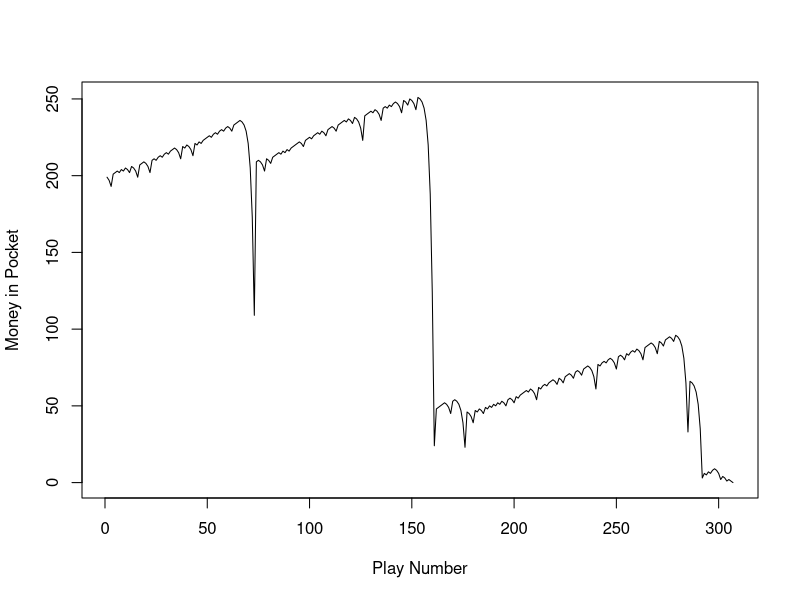
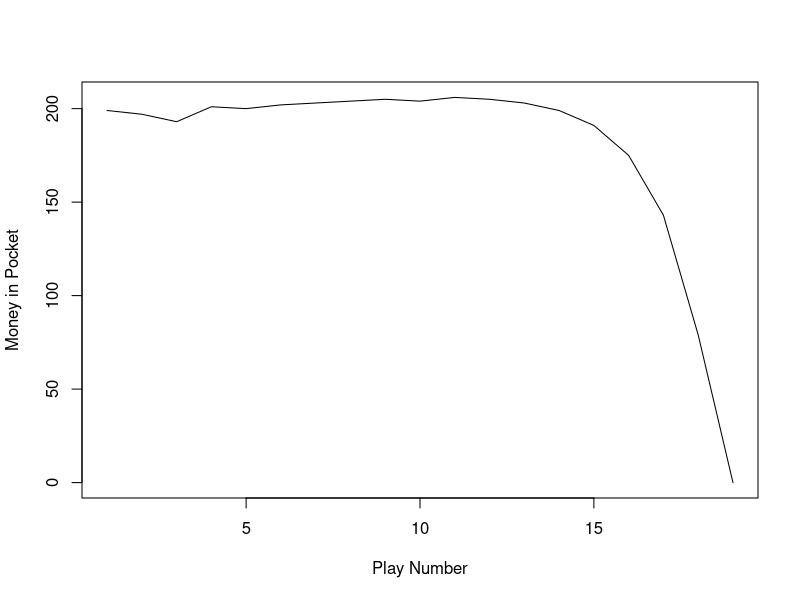
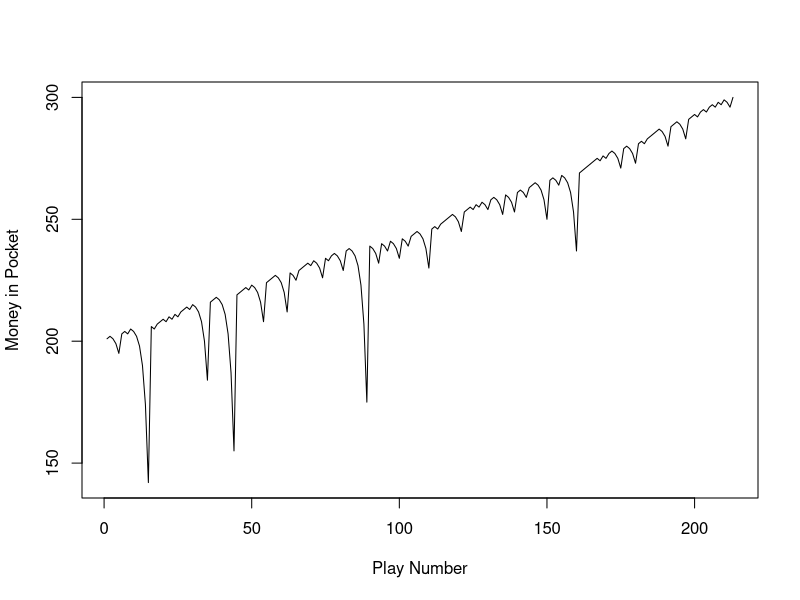
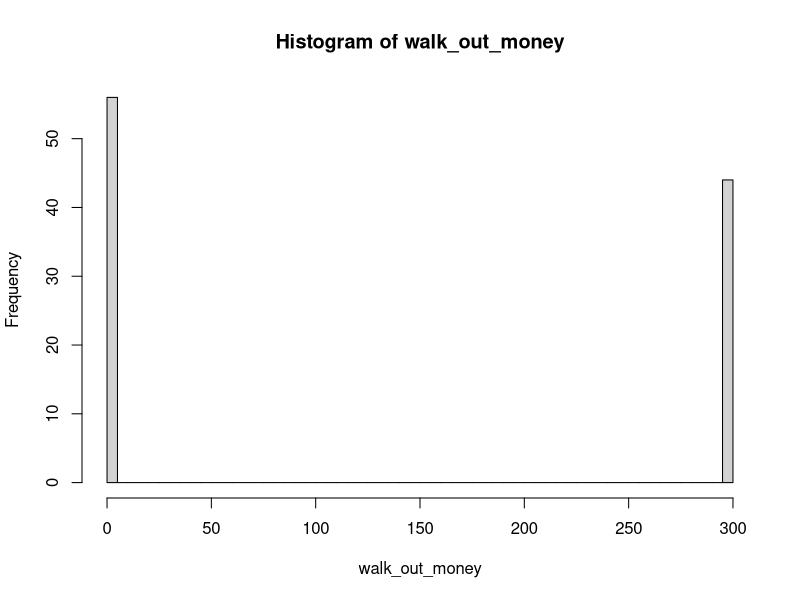
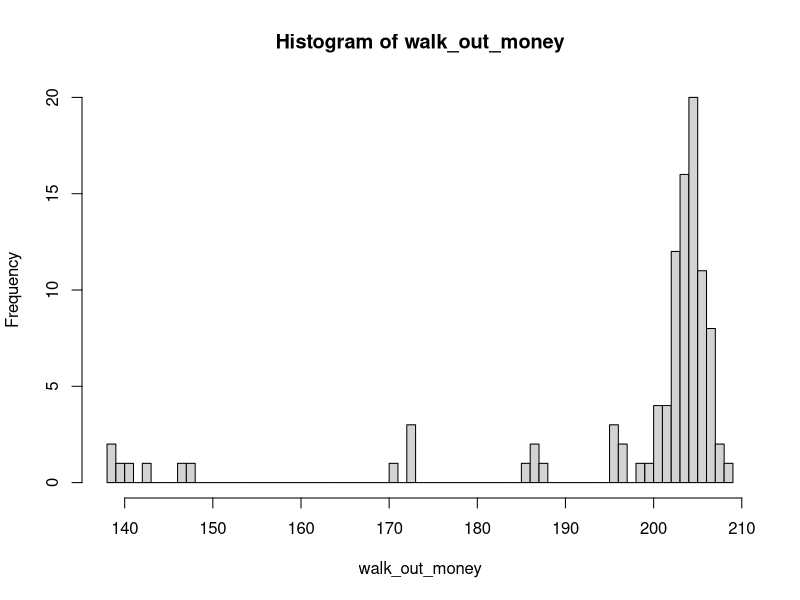
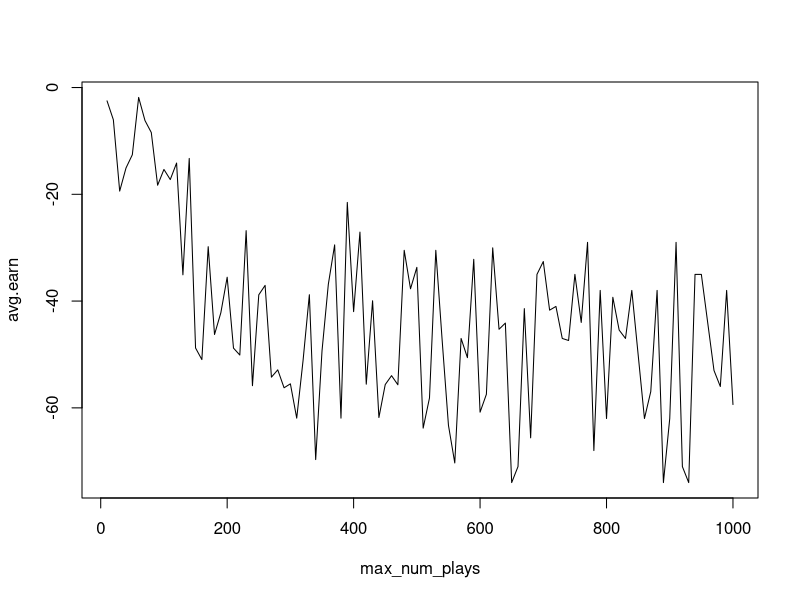
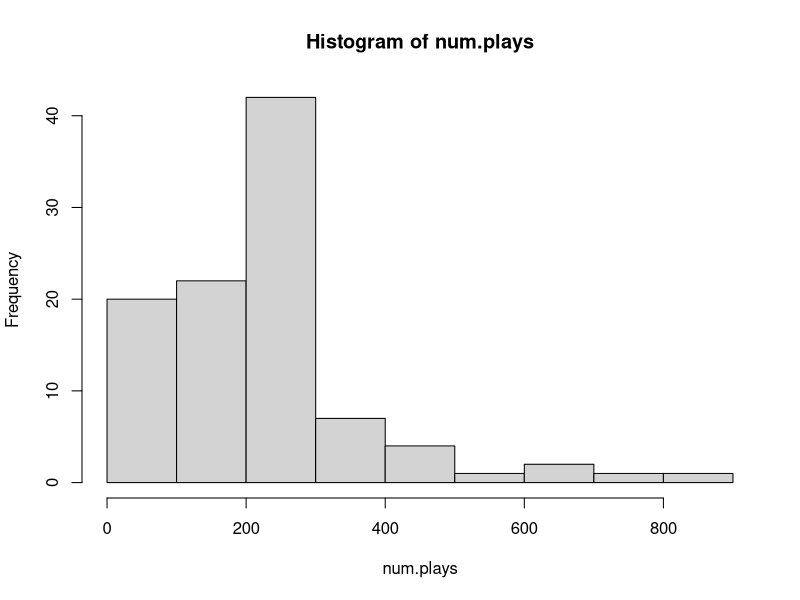

Write the R code that produced these figures, in order.
## ---- chunk 1
knitr::opts_chunk$set(echo=TRUE, warning=FALSE, message=FALSE)
## ---- chunk 2
library(magrittr)
#' A single play of the Martingale strategy
#'
#' Takes a state list, spins the roulette wheel, returns the state list with updated values (for example, budget, plays, etc)
#' @param state A list with the following entries: 
#'   B              number, the budget
#'   W              number, the budget threshold for successfully stoping
#'   L              number, the maximum number of plays 
#'   M              number, the casino wager limit
#'   plays          integer, the number of plays executed
#'   previous_wager number, the wager in the previous play (0 at first play)
#'   previous_win   TRUE/FALSE, indicator if the previous play was a win (TRUE at first play)
#' @return The updated state list
one_play <- function(state){
  
    # Wager
    proposed_wager <- ifelse(state$previous_win, 1, 2*state$previous_wager)
    wager <- min(proposed_wager, state$M, state$B)
    
    # Spin of the wheel
    red <- rbinom(1,1,18/38)
    
    # Update state
    state$plays <- state$plays + 1
    state$previous_wager <- wager
    if(red){
      # WIN
      state$B <- state$B + wager
      state$previous_win <- TRUE
    }else{
      # LOSE
      state$B <- state$B - wager
      state$previous_win <- FALSE
    }
  state
}


#' Stopping rule
#'
#' Takes the state list and determines if the gambler has to stop
#' @param state A list.  See one_play
#' @return TRUE/FALSE
stop_play <- function(state){
  if(state$B <= 0) return(TRUE)
  if(state$plays >= state$L) return(TRUE)
  if(state$B >= state$W) return(TRUE)
  FALSE
}


#' Play roulette to either bankruptcy, success, or play limits
#'
#' @param B number, the starting budget
#' @param W number, the budget threshold for successfully stoping
#' @param L number, the maximum number of plays 
#' @param M number, the casino wager limit
#' @return A vector of budget values calculated after each play.
one_series <- function(
    B = 200
  , W = 300
  , L = 1000
  , M = 100
){

  # initial state
  state <- list(
    B = B
  , W = W
  , L = L
  , M = M
  , plays = 0
  , previous_wager = 0
  , previous_win = TRUE
  )
  
  # vector to store budget over series of plays
  budget <- rep(NA, L)
  
  # For loop of plays
  for(i in 1:L){
    new_state <- state %>% one_play
    budget[i] <- new_state$B
    if(new_state %>% stop_play){
      return(budget[1:i])
    }
    state <- new_state
  }
  budget    
}

# helper function
get_last <- function(x) x[length(x)] 

for(i in c(1:3)){
  one_person_play <- one_series(B = 200, W = 300, L = 1000, M = 100)
  
  plot(x=c(1:length(one_person_play)), y=one_person_play, type="l", xlab = "Play Number", ylab = "Money in Pocket")
}


## ---- chunk 3

# Simulation
walk_out_money <- rep(NA, 100)
for(j in seq_along(walk_out_money)){
  walk_out_money[j] <- one_series(B = 200, W = 300, L = 1000, M = 100) %>% get_last
}

# Walk out money distribution
hist(walk_out_money, breaks = 100)

# Estimated probability of walking out with extra cash
#mean(walk_out_money > 200)

# Estimated earnings
#mean(walk_out_money - 200)
## ---- chunk 4

# Simulation
walk_out_money <- rep(NA, 100)
for(j in seq_along(walk_out_money)){
  walk_out_money[j] <- one_series(B = 200, W = 300, L = 10, M = 100) %>% get_last
}

# Walk out money distribution
hist(walk_out_money, breaks = 100)

# Estimated probability of walking out with extra cash
#mean(walk_out_money > 200)

# Estimated earnings
#mean(walk_out_money - 200)
## ---- chunk 5
library(magrittr)
max_num_plays = seq(10,1000, by=10)
avg.earn= NA

for(i in c(1:length(max_num_plays))){
  #Simulation
  walk_out_money <- rep(NA,100)
  for (j in seq_along(walk_out_money)){
    walk_out_money[j] <- one_series(B = 200, W= 300, L = max_num_plays[i], M = 100) %>% get_last
  }
  #Estimated earnings
  avg.earn[i] = mean(walk_out_money - 200)
}

plot(x=max_num_plays, y=avg.earn, type="l")
## ---- chunk 6
# Simulation
num.plays <- rep(NA,100)
for(j in seq_along(num.plays)){
  num.plays[j] <- one_series(B = 200, W =300, L = 1000, M = 100) %>% length()
}


#Walk out money distribution

hist(num.plays, breaks = 10)
#mean(num.plays)
